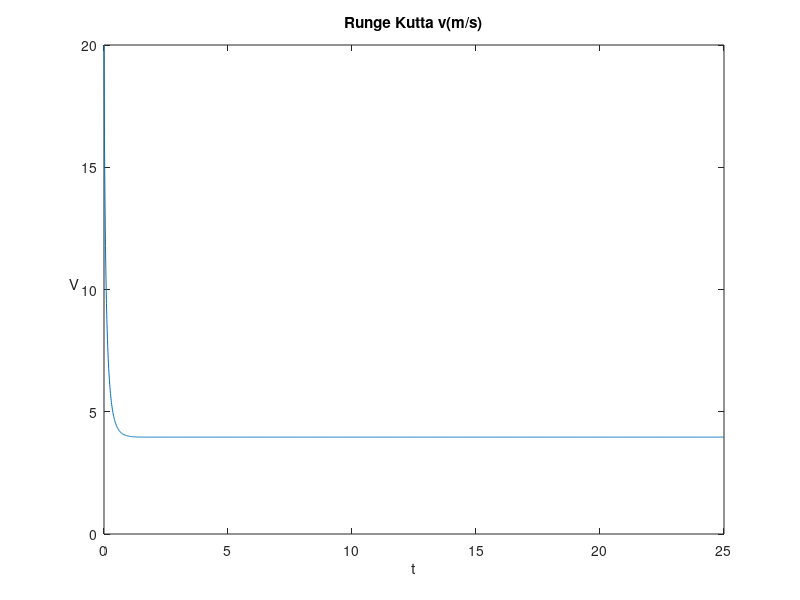

Write MATLAB code to recreate this figure.
clc;
clear all;
close all;

totalTime = 25;
timeStep = 0.01;
t = 0:timeStep:totalTime;
m = 80.0;
b = 50.0;
g = 9.81;

v = zeros(size(t));
k1 = zeros(size(t));
k2 = zeros(size(t));
k3 = zeros(size(t));
k4 = zeros(size(t));

initialVelocity = 20;
v(1) = initialVelocity;

for i = 1:numel(t)-1
    k1(i) = 0.01 * (g - b/m * v(i)^2);
    k2(i) = 0.01 * (g - b/m * (v(i) + k1(i)/2)^2);
    k3(i) = 0.01 * (g - b/m * (v(i) + k2(i)/2)^2);
    k4(i) = 0.01 * (g - b/m * (v(i) + k3(i))^2);
    
    v(i+1) = v(i) + (1/6) * (k1(i) + 2*k2(i) + 2*k3(i) + k4(i));
end

fprintf("t         v        k1      k2      k3      k4 \n");
for i = 1:numel(t)-1
    fprintf("%3.4f  %3.4f %3.4f %3.4f %3.4f %3.4f \n", t(i), v(i), k1(i), k2(i), k3(i), k4(i));
end

plot(t, v);
title('Runge Kutta v(m/s)');
xlabel('t');
ylabel('V', 'Rotation', 0);
